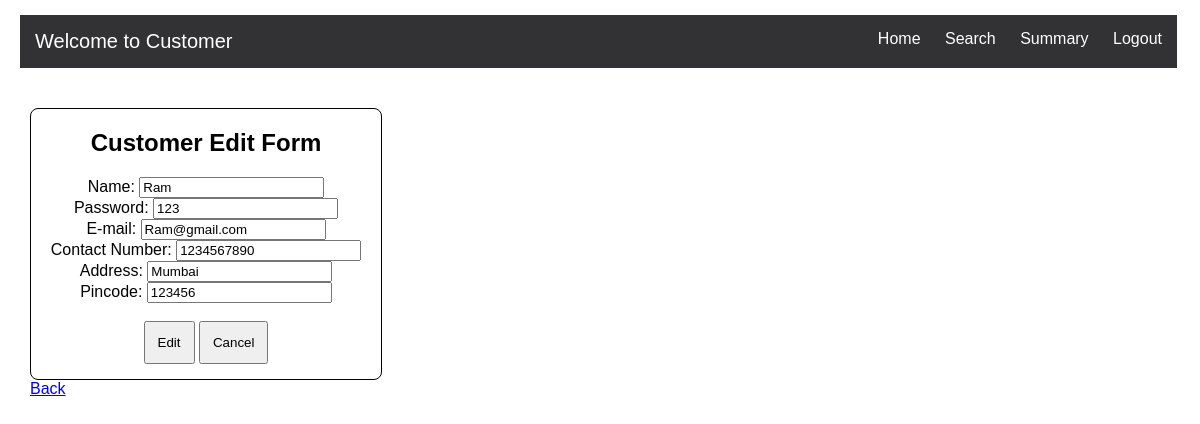
The page /Customer/Edit/1 on the database its author committed.
### Application/models.py (models this page shows)
class Customer(db.Model):
    Id = db.Column(db.Integer, unique=True, primary_key=True, autoincrement=True, nullable=False)
    Full_name =db.Column(db.String, nullable=False)
    Email =db.Column(db.String, unique=True, nullable=False)
    Phone_number=db.Column(db.Integer, nullable=False)
    Password =db.Column(db.String, nullable=False)
    Address =db.Column(db.String, nullable=False)
    Pincode =db.Column(db.Integer, nullable=False)
    service_requests = db.relationship('Service_request', backref='customer', lazy=True)

### Application/controller.py (the view, shortened to what this page needs)
@app.route('/Customer/Edit/<int:ID>', methods=["GET","POST"])
def C_edit_details(ID):
    cust=Customer.query.filter_by(Id=ID).first()
    if request.method=="GET":
        return render_template("Customer_edit_details.html",ID=ID,cust=cust)

### templates/Customer_edit_details.html (shortened to what this page needs)
<!DOCTYPE html>
<html lang="en">
<head>
    <link rel="stylesheet" type="text/css" href="{{url_for('static',filename='style1.css')}}">
</head>
<body>
    {% include 'Customer_header.html' %}
    <div class="edit">
    <h2>Customer Edit Form</h2>
    <form action="/Customer/Edit/{{ID}}" method="POST">
        <label for="full_name">Name:</label>
        <input type="text" name="full_name" value="{{ cust['Full_name'] }}"><br>
        <label for="password">Password:</label>
        <input type="text" name="password" value="{{ cust['Password'] }}"><br>
        <label for="email">E-mail:</label>
        <input type="email" name="email" value="{{ cust['Email'] }}"><br>
        <label for="phone_number">Contact Number:</label>
        <input type="text" name="phone_number" value="{{ cust['Phone_number'] }}"><br>
        <label for="address">Address:</label>
        <input type="text" name="address" value="{{ cust['Address'] }}"><br>
        <label for="pincode">Pincode:</label>
        <input type="text" name="pincode" value="{{ cust['Pincode'] }}"><br><br>
        <button type="submit">Edit</button>
        <button type="reset">Cancel</button>
    </form>
    </div>
    <a href="/Customer/{{ID}}">Back</a>
</body>
</html>

### static/style1.css (style rules this page uses)
body { font-family: Arial, sans-serif; margin-left: 30px; }
.edit { max-width: 350px; border: 1px solid black; border-radius: 8px; text-align: center; }
.edit button { padding: 12px 12px; margin-bottom: 15px; }

### rows shown on the page
Customer: full_name "Ram", password "123", email "Ram@gmail.com", phone_number "1234567890", address "Mumbai", pincode "123456"
